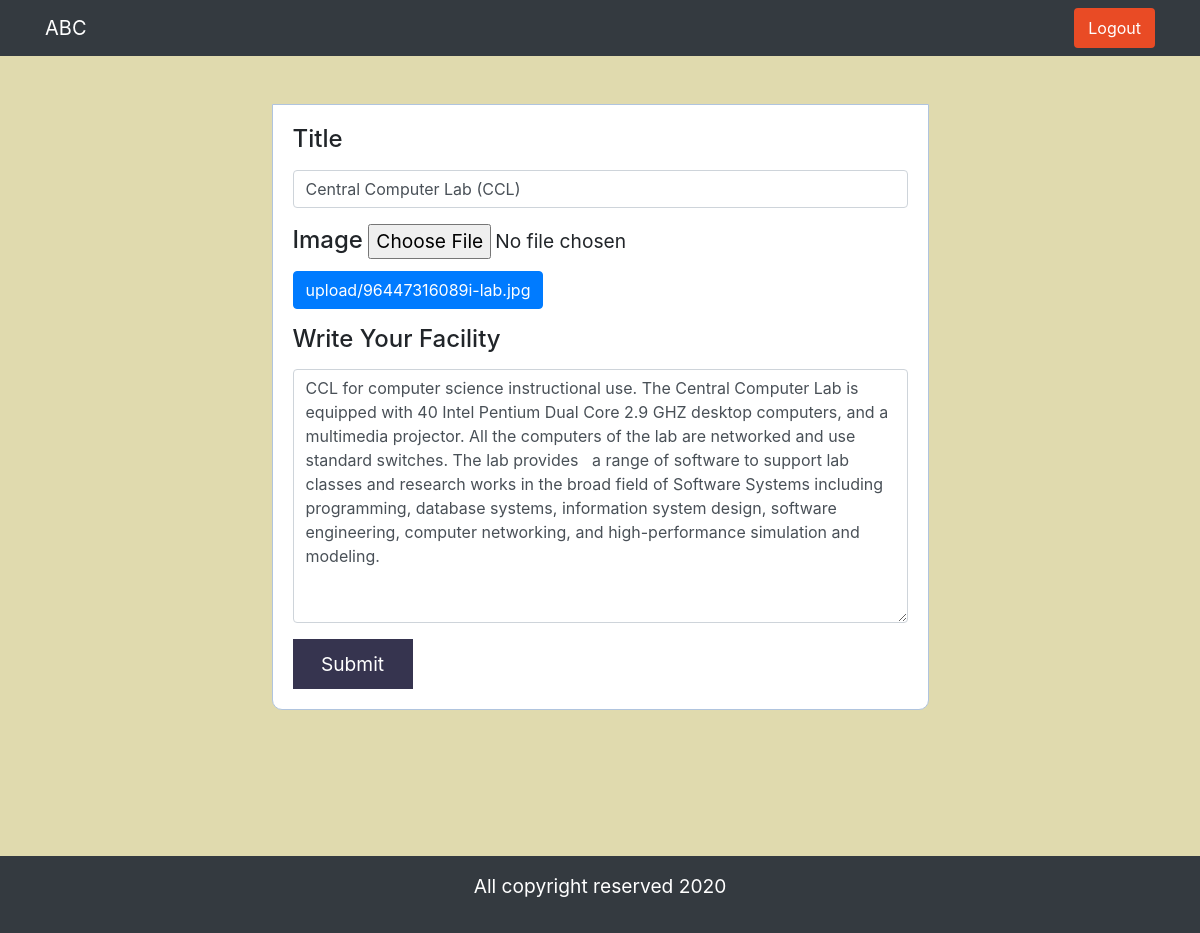
The app's page /admin/facility-edit.php?id=1 with its own data.
### tables this page shows
CREATE TABLE `facility` (
  `id` int(11) NOT NULL,
  `title` varchar(255) NOT NULL,
  `img` varchar(255) NOT NULL,
  `facility_details` text NOT NULL
);

### admin/facility-edit.php (the view, shortened to what this page needs)
<?php
    $id = $_GET['id'];
    $conn = mysqli_connect('localhost', 'root', '', 'cse');
    $sql = "SELECT * FROM  facility WHERE id = '$id' ";
    $result = mysqli_query($conn,$sql);
    $data = mysqli_fetch_assoc($result);
?>
<!DOCTYPE html>
<html lang="en">
<head>
    <link rel="stylesheet" href="https://stackpath.bootstrapcdn.com/bootstrap/4.5.2/css/bootstrap.min.css">
    <link rel="stylesheet" href="style.css">
</head>
<body>
<nav class="navbar navbar-dark bg-dark">
    <div class="container">
      <a class="navbar-brand" href="#">ABC</a>
    <div>
      <ul class="navbar-nav mr-auto">
            <li class="nav-item">
            <a href="logout.php" class="btn  text-white">Logout</a>
            </li>
       </ul>
    </div>
    </div>
  </nav>
  <section class="edit">
  <div class="container py-5 ">
        <div class="row">
            <div class="col-lg-8 e">
                <form action="facility-update.php?id=<?php echo $id; ?>" enctype="multipart/form-data" method="POST">
                    <div class="form-group">
                        <label for="title"><h4>Title</h4></label>
                        <input type="text" name="title" class="form-control" placeholder="Title"  value = "<?php echo $data['title']?>" >
                    </div>
                    <div class="form-group">
                        <label for="pdf"><h4>Image</h4></label>
                        <input type="file" name="img">
                        <a href="<?php echo $row['img']; ?>"  class="btn btn-primary">  <?php echo $data['img']; ?> </a>
                    </div>
                    <div class="form-group">
                        <label for="facility_details"><h4>Write Your Facility</h4></label>
                        <textarea  name="facility_details" placeholder="Enter Facility details" class="form-control" cols="30" rows="10"><?php echo $data['facility_details'];?></textarea>
                    </div>
                    <input type="submit" value="Submit" class="e-submit">
                </form>
            </div>
        </div>
    </div>
  </section>
  <footer class="text-center bg-dark py-3">
      <p class="text-white">All copyright reserved 2020</p>
  </footer>
</body>
</html>

### admin/style.css (style rules this page uses)
.navbar .btn { border: 2px solid #E94B25; background-color: #E94B25; }
.notice, .edit { background-color: #E0DAAE; min-height: 100vh; }
.e { margin: auto; }
.e-submit { width: 120px; height: 50px; background-color: #36344F; border: none; color: #ffffff; }
body { font-size: 120%; background: #F8F8FF; }
form { width: 90%; margin:0px auto; padding: 20px; border:1px solid #B0C4DE; background:white; border-radius: 0px 0px 10px 10px; }

### records on screen
facility: title "Central Computer Lab (CCL)", img "upload/96447316089i-lab.jpg", facility_details "CCL for computer science instructional use. The Central Computer Lab is equipped with 40 Intel Pentium Dual Core 2.9 GHZ desktop computers, and a multimedia projector. All the computers of the lab are networked and use standard switches. The lab provides a range of software to support lab classes and research works in the broad field of Software Systems including programming, database systems, information system design, software engineering, computer networking, and high-performance simulation and modeling."
